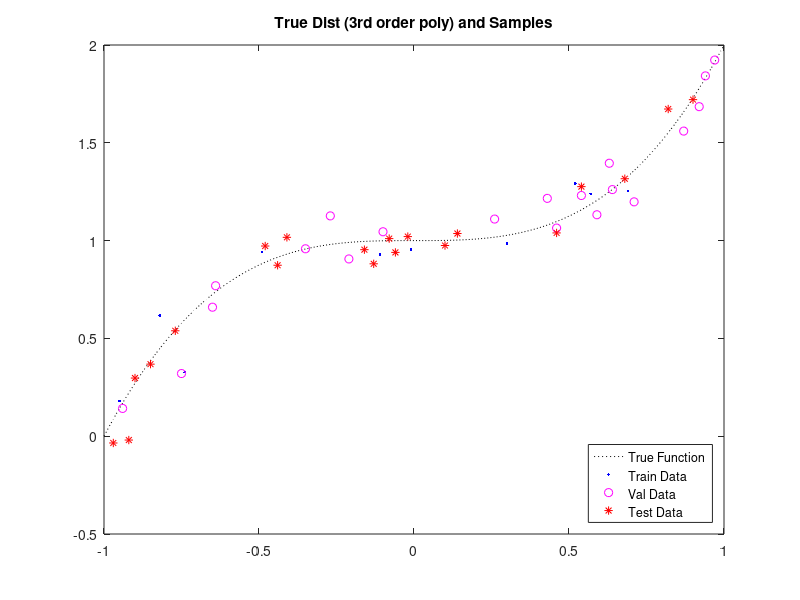

Write the MATLAB code that produced this figure.
function [xTrain,yTrain,xTest,yTest,xVal,yVal,xTrue,yTrue] = utilCreatePolyData(nTrain)
if(nargin==0)
    nTrain=10;
end
rng(1);
xTrue  = -1:0.01:1;
nTrue  = numel(xTrue);
yTrue  = 1+xTrue.^3;
sig    = 0.1;
idx    = ceil(rand(nTrain,1)*200); %training samples.

nTest = 20;
nVal  = 20;
xTrain = xTrue(idx)'; 
yTrain = yTrue(idx)' + randn(nTrain,1)*sig; 

idxLeft = setdiff(1:nTrue,idx);
idxLeft = idxLeft(randperm(numel(idxLeft)));
idx2    = idxLeft(1:nTest);
xTest = xTrue(idx2)';
yTest = yTrue(idx2)'+randn(nTest,1)*sig;

idxLeft = idxLeft(randperm(numel(idxLeft)));
idx2    = idxLeft(1:nVal);
xVal = xTrue(idx2)';
yVal = yTrue(idx2)'+randn(nVal,1)*sig;

figure(1); clf;
plot(xTrue,yTrue,'k:',xTrain,yTrain,'b.',xVal,yVal,'mo',xTest,yTest,'r*'); title('True Dist (3rd order poly) and Samples'); legend('True Function','Train Data','Val Data','Test Data','location','southeast');
%save('dm_lab2_1.mat','xTrainBig','yTrainBig','xTrain','xTest','yTrain','yTest','xTrue','yTrue');